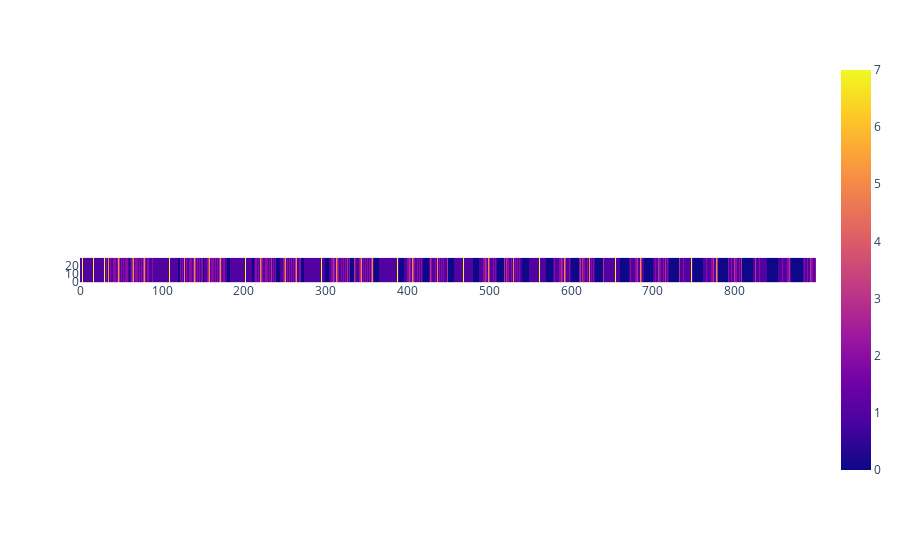

Write notebook code for a chart like this one.
### Code cell
e, b = 7, 3
size = 30
# ---
df = pd.read_csv(f"data/fix_T-L_B/T-L={e}_B={b}_100x100.csv")
dfvt = np.transpose(df.values)
# ---
seq, mat = [], []
for i in range(size):
    for j in range(size):
        seq += [dfvt[b + i][j]]
    mat += [seq]
# ---
px.imshow(mat, origin="lower")

### Figure 1 — Plotly figure (JSON) as saved in the notebook; plotly's stock layout.template omitted (floating-point values rounded to 4 significant figures; data arrays with more than 128 entries replaced by an {"elided": "..."} marker saying what was removed)
{"data": [{"coloraxis": "coloraxis", "hovertemplate": "x: %{x}<br>y: %{y}<br>color: %{z}<extra></extra>", "name": "0", "type": "heatmap", "xaxis": "x", "yaxis": "y", "z": {"elided": "30x900 int values"}}], "layout": {"autosize": true, "coloraxis": {"colorscale": [[0, "#0d0887"], [0.1111, "#46039f"], [0.2222, "#7201a8"], [0.3333, "#9c179e"], [0.4444, "#bd3786"], [0.5556, "#d8576b"], [0.6667, "#ed7953"], [0.7778, "#fb9f3a"], [0.8889, "#fdca26"], [1, "#f0f921"]]}, "margin": {"t": 60}, "xaxis": {"anchor": "y", "autorange": true, "constrain": "domain", "domain": [0, 1], "range": [-0.5, 899.5], "scaleanchor": "y"}, "yaxis": {"anchor": "x", "autorange": true, "constrain": "domain", "domain": [0.4551, 0.5449], "range": [-0.5, 29.5]}}}
